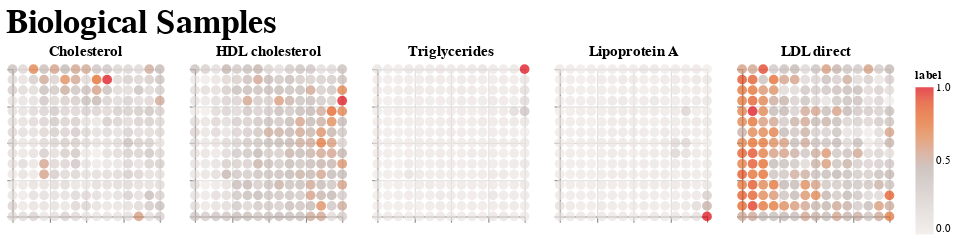

Here is the notebook cell this chart was saved with:
### Code cell
### PLOT THE REFERENCES MAPS FOR THE MEMBERSHIP MAP ###

# Reference Vectors for Biological Samples variables #

specific_vars = model_vars_df.loc[model_vars_df["field_id_category"] == "Biological Samples"]

## Uncomment if you wish to plot only reference maps for specfic variable groups.
## Select an option from the below list and assign it to the group variable
## 'Thrombosis risk markers', 'Inflammation markers','Renal function markers', 'Liver function markers','Cholesterol markers', 'Diabetes risk factor','Gender-related markers'

group = "Cholesterol markers"
specific_vars = specific_vars.loc[specific_vars["biological_sample_group"] == group]

refvect_df_plot = refvect_df.loc[:,specific_vars["variable_description"]]


def plot_ref_vect(gtm_matX,label,title,fig_size=(130,130)):
    dfmap = pd.DataFrame(gtm_matX, columns=["x1", "x2"])
    dfmap['label'] = label
    map = alt.Chart(dfmap).mark_circle().encode(
    x=alt.X('x1:Q', axis=alt.Axis(labels=False,title = "")),
    y=alt.Y('x2:Q', axis=alt.Axis(labels=False,title = "")),
        color=alt.Color('label:Q',
                        scale=alt.Scale(scheme='lightgreyred')),
        size=alt.value(75)
        #opacity='density'
    ).properties(title = title,width = fig_size[0], height = fig_size[1]
    )
    return map

refvect_plt = np.asarray(refvect_df_plot).T

ref_vecs = alt.vconcat().properties(
                                            title={
                                                'text': 'Biological Samples',
                                                # 'text': group,
                                                'fontSize': 30
                                            }
                                        )
var = 0
for i in range(15):
    if var >= len(refvect_plt):
        break
    
    row = alt.hconcat()
    for j in range(6):
        if var >= len(refvect_plt):
            break
        title = textwrap.wrap(refvect_df_plot.columns[var],20)
        row |= plot_ref_vect(gtm_model.matX,label=refvect_plt[var,:],title=title)
        var = var + 1
    ref_vecs &= row    

ref_vecs

### Figure 1 — Vega-Lite specification as saved in the notebook (floating-point values rounded to 4 significant figures; data arrays with more than 128 entries replaced by an {"elided": "..."} marker saying what was removed)
{"config": {"view": {"continuousWidth": 300, "continuousHeight": 300}}, "vconcat": [{"hconcat": [{"mark": {"type": "circle"}, "encoding": {"color": {"field": "label", "scale": {"scheme": "lightgreyred"}, "type": "quantitative"}, "size": {"value": 75}, "x": {"axis": {"labels": false, "title": ""}, "field": "x1", "type": "quantitative"}, "y": {"axis": {"labels": false, "title": ""}, "field": "x2", "type": "quantitative"}}, "height": 130, "title": ["Cholesterol"], "width": 130}, {"data": {"name": "data-b3175a50db16d593f8e86665a5e8657c"}, "mark": {"type": "circle"}, "encoding": {"color": {"field": "label", "scale": {"scheme": "lightgreyred"}, "type": "quantitative"}, "size": {"value": 75}, "x": {"axis": {"labels": false, "title": ""}, "field": "x1", "type": "quantitative"}, "y": {"axis": {"labels": false, "title": ""}, "field": "x2", "type": "quantitative"}}, "height": 130, "title": ["HDL cholesterol"], "width": 130}, {"data": {"name": "data-e7ace8216ca12493f3561c8922ed7de5"}, "mark": {"type": "circle"}, "encoding": {"color": {"field": "label", "scale": {"scheme": "lightgreyred"}, "type": "quantitative"}, "size": {"value": 75}, "x": {"axis": {"labels": false, "title": ""}, "field": "x1", "type": "quantitative"}, "y": {"axis": {"labels": false, "title": ""}, "field": "x2", "type": "quantitative"}}, "height": 130, "title": ["Triglycerides"], "width": 130}, {"data": {"name": "data-4e7fe12ab75412864b102b7d063bab1e"}, "mark": {"type": "circle"}, "encoding": {"color": {"field": "label", "scale": {"scheme": "lightgreyred"}, "type": "quantitative"}, "size": {"value": 75}, "x": {"axis": {"labels": false, "title": ""}, "field": "x1", "type": "quantitative"}, "y": {"axis": {"labels": false, "title": ""}, "field": "x2", "type": "quantitative"}}, "height": 130, "title": ["Lipoprotein A"], "width": 130}, {"data": {"name": "data-c198177eca565ad850edfeb93a8b5797"}, "mark": {"type": "circle"}, "encoding": {"color": {"field": "label", "scale": {"scheme": "lightgreyred"}, "type": "quantitative"}, "size": {"value": 75}, "x": {"axis": {"labels": false, "title": ""}, "field": "x1", "type": "quantitative"}, "y": {"axis": {"labels": false, "title": ""}, "field": "x2", "type": "quantitative"}}, "height": 130, "title": ["LDL direct"], "width": 130}]}], "data": {"name": "data-e27315da4b2da04bfb940e466bc581c5"}, "title": {"text": "Biological Samples", "fontSize": 30}, "$schema": "https://vega.github.io/schema/vega-lite/v5.20.1.json", "datasets": {"data-e27315da4b2da04bfb940e466bc581c5": {"elided": "225 records"}, "data-b3175a50db16d593f8e86665a5e8657c": {"elided": "225 records"}, "data-e7ace8216ca12493f3561c8922ed7de5": {"elided": "225 records"}, "data-4e7fe12ab75412864b102b7d063bab1e": {"elided": "225 records"}, "data-c198177eca565ad850edfeb93a8b5797": {"elided": "225 records"}}}
